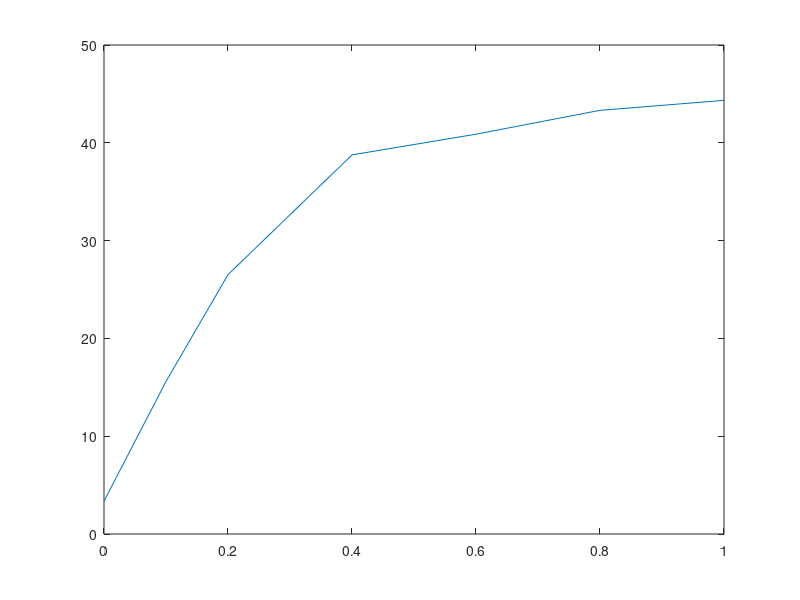

Write the MATLAB code that produced this figure.

% ADVISOR data file:  ESS_LI7_temp.m

module_number = 25;

%%%%%%%%%%%%%%%%%%%%%%%%%%%%%%%%%%%%%%%%
% Temperature range over which data is defined
%%%%%%%%%%%%%%%%%%%%%%%%%%%%%%%%%%%%%%%%
ess_tmp=[0 25 41];  % (C)


ess_r_dis=[0.0419 0.0288 0.0221 0.014 0.0145 0.0145 0.0162;
0.072 0.01515 0.00839 0.00493 0.00505 0.005524 0.005722;
0.0535 0.0133 0.0082 0.0059 0.0059 0.006 0.0063]*3*module_number; % (ohm)
% module's resistance to being charged, indexed by ess_soc and ess_tmp
ess_r_chg=[0.021 0.018 0.0177 0.0157 0.0138 0.0138 0.015;
0.0124 0.0068 0.005426 0.00442 0.00463 0.00583 0.00583;
0.0104 0.0079 0.0072 0.0064 0.0059 0.0058 0.006]*3*module_number; % (ohm)
% module's open-circuit (a.k.a. no-load) voltage, indexed by ess_soc and ess_tmp
ess_voc=[3.44 3.473 3.496 3.568 3.637 3.757 3.896;
3.124 3.349 3.433 3.518 3.616 3.752 3.898;
3.128 3.36 3.44 3.528 3.623 3.761 3.899]*3*module_number; % (V)

ess_cap_ah=[5.943 7.035 7.405]; % (A*h), max. capacity at C/3 rate, indexed by ess_tmp

%Assunme that the battery pack is 41 C
ess_r_dis = ess_r_dis(3,:);
ess_r_chg = ess_r_chg(3,:);
ess_voc = ess_voc(3,:);
ess_cap_ah = ess_cap_ah(3);

ess_soc=[0 10 20 40 60 80 100]/100; 

% BORROWED the resistance down scaling helps to match the 100kW net power spec of 2010 Prius (mentioned in Namwook Kim's journal)
ess_max_pwr_dis = (ess_voc.^2)./(4*ess_r_dis)*0.98; % 110~105kW in 40-70 percent SOC window
ess_max_pwr_chg = (ess_voc.^2)./(4*ess_r_chg)*0.98; % 105~100kW in 40-70 percent SOC window


figure(99)
plot(ess_soc,ess_max_pwr_dis/1000)


%%%  for refernece
% 
% ess_cap_ah = 6.5; % (A*h)
% 
%  ess_wh = 0:25:1350; % [wh]
% ess_soc = ess_wh/1350; % [-], dsoc ~ 0.0185

% %% whole battery pack!! not single module
% ess_r_dis = [0.430 	0.428 	0.427 	0.425 	0.423 	0.422 	0.420 	0.418 	0.417 	0.415 	0.413 	0.412 	0.410 	0.411 	0.412 	0.413 	0.413 	0.414 	0.415 	0.416 	0.417 	0.418 	0.418 	0.419 	0.420 	0.421 	0.422 	0.423 	0.424 	0.425 	0.426 	0.427 	0.428 	0.431 	0.435 	0.438 	0.442 	0.445 	0.448 	0.452 	0.455 	0.461 	0.466 	0.472 	0.478 	0.483 	0.489 	0.494 	0.500 	0.515 	0.529 	0.544 	0.558 	0.573 	0.587 ];
% ess_r_chg = [0.470 	0.465 	0.460 	0.455 	0.450 	0.445 	0.440 	0.438 	0.437 	0.435 	0.433 	0.432 	0.430 	0.430 	0.430 	0.430 	0.430 	0.430 	0.431 	0.433 	0.434 	0.436 	0.437 	0.439 	0.440 	0.442 	0.443 	0.445 	0.446 	0.448 	0.449 	0.451 	0.452 	0.455 	0.458 	0.461 	0.464 	0.467 	0.473 	0.480 	0.486 	0.492 	0.499 	0.505 	0.513 	0.521 	0.530 	0.538 	0.546 	0.559 	0.578 	0.596 	0.614 	0.632 	0.650 ];
% ess_voc = [170.000 	187.000 	195.000 	199.250 	201.640 	203.400 	204.280 	205.510 	206.470 	207.460 	208.410 	209.190 	209.910 	210.660 	211.290 	211.820 	212.390 	212.900 	213.350 	213.770 	214.150 	214.470 	214.770 	215.030 	215.290 	215.530 	215.750 	215.940 	216.120 	216.270 	216.420 	216.570 	216.710 	216.860 	217.000 	217.160 	217.290 	217.390 	217.560 	217.760 	217.960 	218.260 	218.660 	219.020 	219.360 	219.860 	220.460 	221.080 	221.820 	222.820 	224.020 	225.420 	227.100 	229.000 	233.020];

% %% the resistance down scaling helps to match the 100kW net power spec of 2010 Prius (mentioned in Namwook Kim's journal)
% ess_max_pwr_dis = (ess_voc.^2)./(4*ess_r_dis)*0.98; % 110~105kW in 40-70 percent SOC window
% ess_max_pwr_chg = (ess_voc.^2)./(4*ess_r_chg)*0.98; % 105~100kW in 40-70 percent SOC window